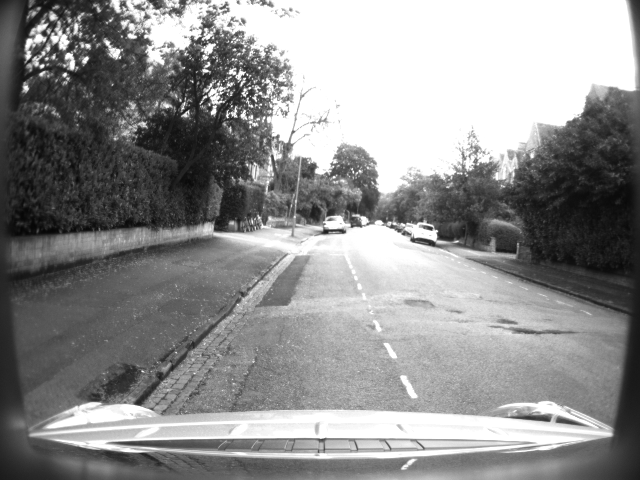
#> input picture cmsc426final/Oxford_dataset_reduced/images/1399381447516998.png, 1280 x 960 px (shown at 1/2 size); its folder holds only this picture in this run
$ jupyter execute --allow-errors final.ipynb
#> lines starting #> are read from the running program, lines starting #| are printed output that depends on the picture
### cmsc426final/ReadCameraModel.py
import numpy as np

def ReadCameraModel(models_dir):

# ReadCameraModel - load camera intrisics and undistortion LUT from disk
#
#
# INPUTS:
#   image_dir: directory containing images for which camera model is required
#   models_dir: directory containing camera models
#
# OUTPUTS:
#   fx: horizontal focal length in pixels
#   fy: vertical focal length in pixels
#   cx: horizontal principal point in pixels
#   cy: vertical principal point in pixels
#   G_camera_image: transform that maps from image coordinates to the base
#     frame of the camera. For monocular cameras, this is simply a rotation.
#     For stereo camera, this is a rotation and a translation to the left-most
#     lense.
#   LUT: undistortion lookup table. For an image of size w x h, LUT will be an
#     array of size [w x h, 2], with a (u,v) pair for each pixel. Maps pixels
#     in the undistorted image to pixels in the distorted image
################################################################################
#
# Copyright (c) 2019 University of Maryland
# Authors:
#  Kanishka Ganguly (kganguly@cs.umd.edu)
#
# This work is licensed under the Creative Commons
# Attribution-NonCommercial-ShareAlike 4.0 International License.
# To view a copy of this license, visit
# http://creativecommons.org/licenses/by-nc-sa/4.0/ or send a letter to
# Creative Commons, PO Box 1866, Mountain View, CA 94042, USA.
#
################################################################################
#> further down, img is the input picture: shape (960, 1280); min 4, max 255, mean 143.2
#> `color_image = cv2.cvtColor(img, cv2.COLOR_BayerGR2BGR)`:
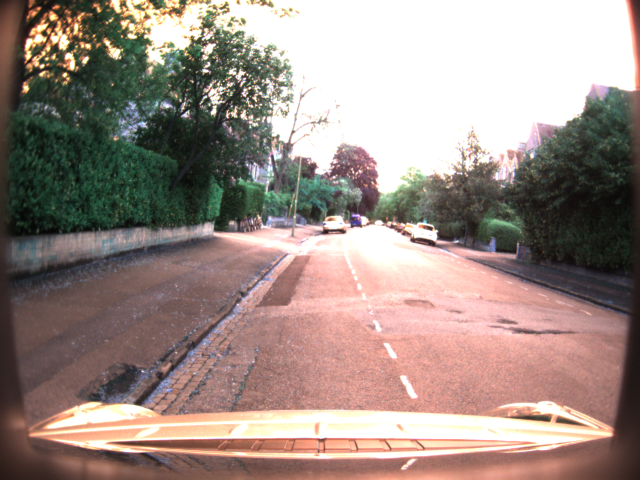
#> color_image: shape (960, 1280, 3) (shown at 1/2 size); mean R, G, B 157.6, 141, 133.7
    intrinsics_path = models_dir + "/stereo_narrow_left.txt"
    lut_path = models_dir + "/stereo_narrow_left_distortion_lut.bin"

    intrinsics = np.loadtxt(intrinsics_path)
    # Intrinsics
    fx = intrinsics[0,0]
    fy = intrinsics[0,1]
    cx = intrinsics[0,2]
    cy = intrinsics[0,3]
    # 4x4 matrix that transforms x-forward coordinate frame at camera origin and image frame for specific lens
    G_camera_image = intrinsics[1:5,0:4]
    # LUT for undistortion
    # LUT consists of (u,v) pair for each pixel)
    lut = np.fromfile(lut_path, np.double)
    lut = lut.reshape([2, lut.size//2])
    LUT = lut.transpose()

    return fx, fy, cx, cy, G_camera_image, LUT

### cmsc426final/final.ipynb
[cell 1]
# imports
from ReadCameraModel import ReadCameraModel
from UndistortImage import UndistortImage
import cv2
import os
import numpy as np
import matplotlib.pyplot as plt
from mpl_toolkits.mplot3d import Axes3D
from matplotlib import cm

#> (a cell that did not finish here is left out)

[cell 3]
# Load and Demosaic Images

# start by adding all images to a list of images called imgs
imgs = []

filepath = 'Oxford_dataset_reduced/images'

# Iterate through the files in the folder
#> (the rest of this cell did not finish here and is left out)

[cell 4]
# Keypoint Correspondences: Use SIFT in order to find good matches between images
# Estimate F
# Recover E

# list of rotation matrices for end
rot_lst = []
trans_lst = []

sift = cv2.SIFT_create()

for i in range(len(imgs)):

    if i < 376:
        img1 = imgs[i]
        img2 = imgs[i+1]

        kp1, des1 = sift.detectAndCompute(img1,None)
        kp2, des2 = sift.detectAndCompute(img2,None)


        # FLANN parameters.
        FLANN_INDEX_KDTREE = 0
        index_params = dict(algorithm = FLANN_INDEX_KDTREE, trees = 5)
        search_params = dict(checks=50)

        # FLANN based matcher with implementation of k nearest neighbour.
        flann = cv2.FlannBasedMatcher(index_params,search_params)
        matches = flann.knnMatch(des1,des2,k=2)

        # Ratio test to filter good matches
        good_matches = []
        for m, n in matches:
            if m.distance < 0.5 * n.distance:
                good_matches.append(m)

        # Draw matches
        # print(len(good_matches))
        # img_matches = cv2.drawMatches(img1, kp1, img2, kp2, good_matches, None, flags=cv2.DrawMatchesFlags_NOT_DRAW_SINGLE_POINTS)
        # cv2.imshow('window', img_matches)
        # cv2.waitKey(0)
        # # closing all open windows
        # cv2.destroyAllWindows()


        # find F using cv2.findFundamentalMat!
        # Extract keypoints for source and destination images from good matches
        src_pts = np.float32([kp1[m.queryIdx].pt for m in good_matches])
        dest_pts = np.float32([kp2[m.trainIdx].pt for m in good_matches])


        # Estimate F matrix using RANSAC
        F, mask = cv2.findFundamentalMat(src_pts, dest_pts, cv2.FM_RANSAC)

        # print(F)

        # print(F)
        # After finding F, recover E based on F
        E = K.T @ F @ K

        # Reconstruct Rotation and Translation Parameters from E
        # Use the recoverPose function to find the rotation and translation
        retval, R, t, mask = cv2.recoverPose(E, src_pts, dest_pts, cameraMatrix=K)

        rot_lst.append(R)
        trans_lst.append(t)

        # [7 lines of commented-out code are left out]

[cell 5]
# Reconstruct the Trajectory

# initialize camera pose
current_pose = np.eye(4)  # Identity matrix for initial pose

# initialize list to store camera poses
camera_poses = [current_pose]

# iterate through rot_lst and translations
for i in range(len(rot_lst)):

    # compute relative transformation matrix
    relative_transformation = np.eye(4)
    relative_transformation[:3, :3] = rot_lst[i]
    relative_transformation[:3, 3] = trans_lst[i].reshape(3)


    # [6 lines of commented-out code are left out]
    current_pose = np.dot(current_pose, relative_transformation)

    # store current pose
    camera_poses.append(current_pose)

[cell 6]
#visualize code!


# Extract x, y, and z coordinates of camera positions
x_coords = [pose[0, 3] for pose in camera_poses]
y_coords = [pose[1, 3] for pose in camera_poses]
z_coords = [pose[2, 3] for pose in camera_poses]

# Visualization in 2D
plt.figure(figsize=(8, 6))
plt.title('Camera Trajectory (2D)')
plt.xlabel('X')
plt.ylabel('Y')
plt.plot(x_coords, z_coords, '-o')
plt.grid(True)
plt.axis('equal')
plt.show()
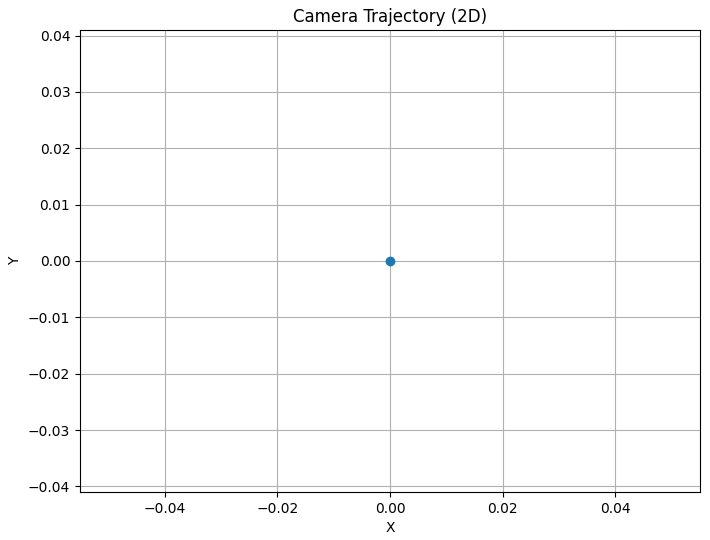
#> figure drawn by matplotlib, 1 panel

# Visualization in 3D
fig = plt.figure(figsize=(10, 8))
ax = fig.add_subplot(111, projection='3d')
ax.set_title('Camera Trajectory (3D)')
ax.set_xlabel('X')
ax.set_ylabel('Y')
ax.set_zlabel('Z')
ax.plot(x_coords, z_coords, y_coords, marker='o')
plt.show()
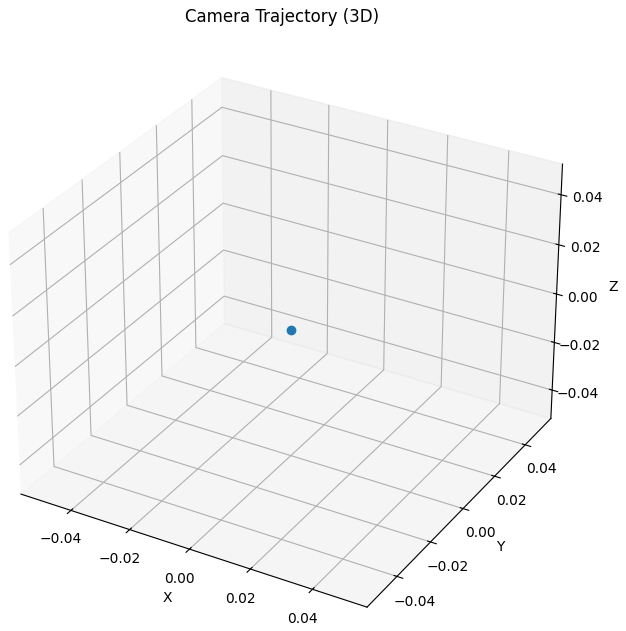
#> figure drawn by matplotlib, 1 panel

$ run again, on cmsc426final/Oxford_dataset_reduced/images/1399381455640881.png
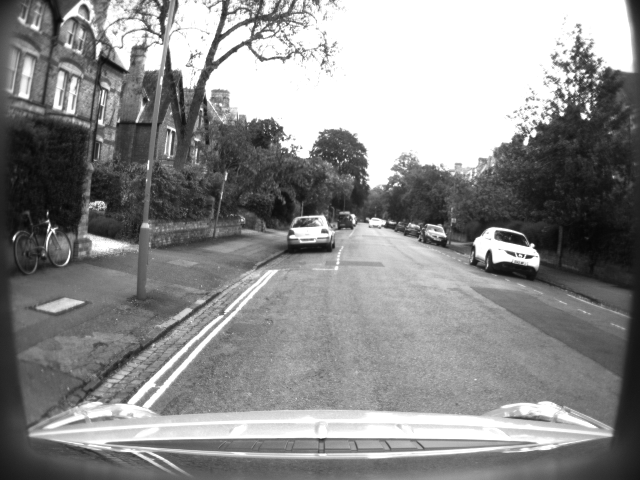
#> input picture cmsc426final/Oxford_dataset_reduced/images/1399381455640881.png, 1280 x 960 px (shown at 1/2 size)
#> img is the input picture: shape (960, 1280); min 5, max 255, mean 140
#> `color_image = cv2.cvtColor(img, cv2.COLOR_BayerGR2BGR)`:
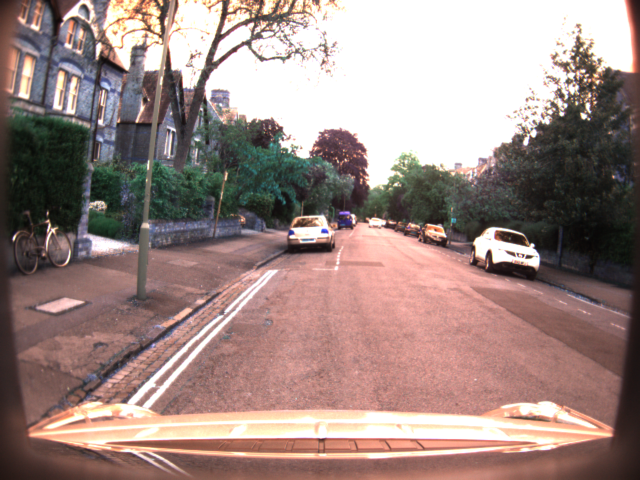
#> color_image: shape (960, 1280, 3) (shown at 1/2 size); mean R, G, B 157.4, 136, 130.9

$ run again, on cmsc426final/Oxford_dataset_reduced/images/1399381458765381.png
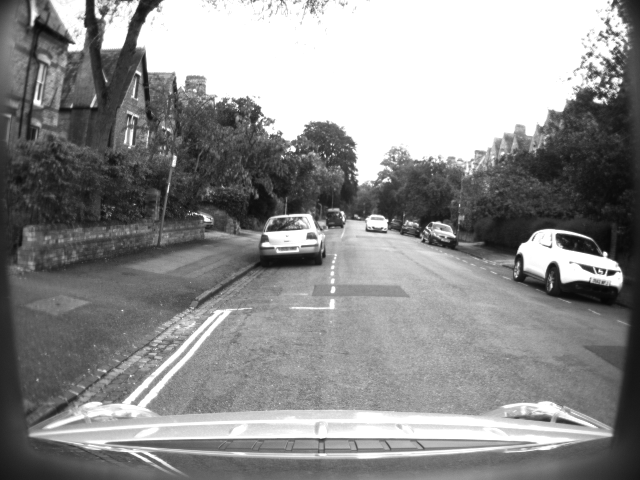
#> input picture cmsc426final/Oxford_dataset_reduced/images/1399381458765381.png, 1280 x 960 px (shown at 1/2 size)
#> img is the input picture: shape (960, 1280); min 4, max 255, mean 141.6
#> `color_image = cv2.cvtColor(img, cv2.COLOR_BayerGR2BGR)`:
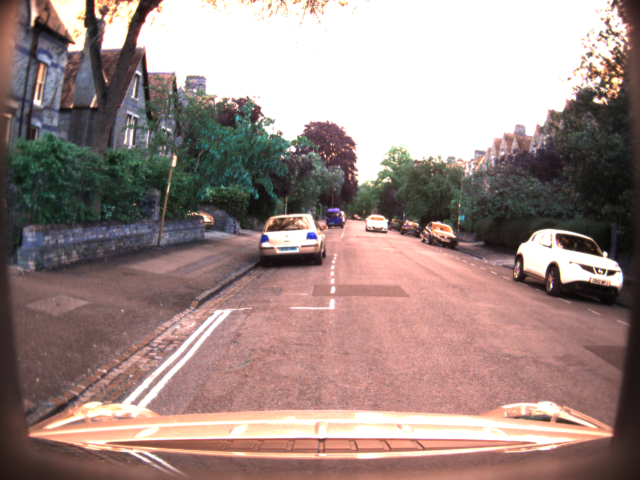
#> color_image: shape (960, 1280, 3) (shown at 1/2 size); mean R, G, B 158.4, 137.6, 133.1
